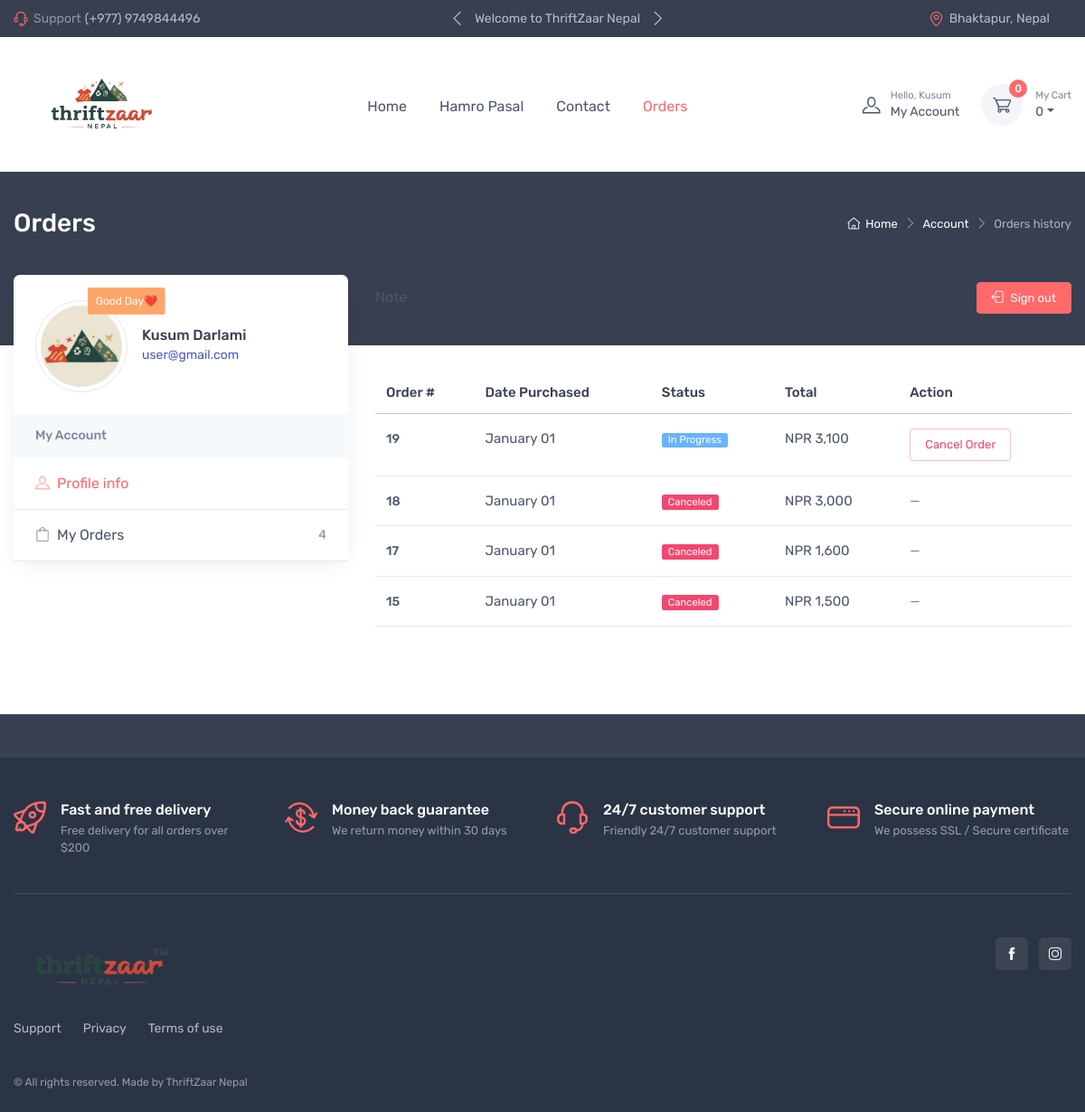
/account-orders.php (signed in), run on the app's committed database.
### tables this page shows
CREATE TABLE `orders` (
  `order_id` int(11) NOT NULL,
  `user_id` int(11) NOT NULL,
  `order_status` int(11) NOT NULL,
  `shipping` text DEFAULT NULL,
  `cart` text NOT NULL,
  `order_time` varchar(255) NOT NULL,
  `total_price` int(11) NOT NULL
);

### modules/config.php (called while the page is built, shortened)
<?php
function url($path)
{
    return BASE_URL . $path;
}

### account-orders.php (the view, shortened to what this page needs)
<?php
require_once("./modules/config.php");
require_once("./layouts/header.php");
$user_type = $_SESSION["user"]["user_type"];
$user_id = $_SESSION["user"]["user_id"];
if ($user_type == 'admin') {
  $orders = db_select("orders",null,"order_id DESC");
} else {
  global $conn;
  $sql = "SELECT orders.*, users.user_id FROM  orders
  JOIN  users ON orders.user_id = users.user_id WHERE orders.user_id = $user_id ORDER BY orders.order_id DESC";
  $res = $conn->query($sql);
}
?>
<div class="page-title-overlap bg-dark pt-4">
  <div class="container d-lg-flex justify-content-between py-2 py-lg-3">
    <div class="order-lg-2 mb-3 mb-lg-0 pt-lg-2">
      <nav aria-label="breadcrumb">
        <ol class="breadcrumb breadcrumb-light flex-lg-nowrap justify-content-center justify-content-lg-start">
          <li class="breadcrumb-item"><a class="text-nowrap" href="index-2.html"><i class="ci-home"></i>Home</a></li>
          <li class="breadcrumb-item text-nowrap"><a href="#">Account</a>
          </li>
          <li class="breadcrumb-item text-nowrap active" aria-current="page">Orders history</li>
        </ol>
      </nav>
    </div>
    <div class="order-lg-1 pe-lg-4 text-center text-lg-start">
      <h1 class="h3 text-light mb-0">Orders</h1>
    </div>
  </div>
</div>
<div class="container pb-5 mb-2 mb-md-4">
  <div class="row">
    <?php require_once("./layouts/account-sidebar.php"); ?>
    <section class="col-lg-8">
      <div class="d-flex justify-content-between align-items-center pt-lg-2 pb-4 pb-lg-5 mb-lg-3">
        Note
        <a class="btn btn-primary btn-sm d-none d-lg-inline-block" href="<?= url("/logout.php") ?>"><i
            class="ci-sign-out me-2"></i>Sign out</a>
      </div>
      <div class="table-responsive fs-md mb-4">
        <table class="table table-hover mb-0">
          <thead class="<?php echo $orders ? '' : 'd-none'; ?>">
            <tr>
              <th>Order #</th>
              <th>Date Purchased</th>
              <th>Status</th>
              <th>Total</th>
              <th>Action</th>
            </tr>
          </thead>
          <tbody>
            <?php
            if ($orders) {
              foreach ($orders as $order) { ?>
                <tr>
                  <td class="py-3">
                    <a class="nav-link-style fw-medium fs-sm" href="#order-details" data-bs-toggle="modal"
                      data-order-id="<?= $order['order_id'] ?>">
                      <?= htmlspecialchars($order['order_id']) ?>
                    </a>
                  </td>
                  <td class="py-3">
                    <?= date("F d", strtotime($order['order_time'])) ?>
                  </td>
                  <td class="py-3">
                    <?php
                    if ($order['order_status'] == 1) {
                      $status_text = 'In Progress';
                      $badge_class = 'bg-info';
                    } elseif ($order['order_status'] == 0) {
                      $status_text = 'Completed';
                      $badge_class = 'bg-success';
                    } elseif ($order['order_status'] == -1) {
                      $status_text = 'Canceled';
                      $badge_class = 'bg-danger';
                    } else {
                      $status_text = 'Unknown';
                      $badge_class = 'bg-secondary';
                    }
                    ?>
                    <span class="badge <?= $badge_class ?> m-0">
                      <?= htmlspecialchars($status_text) ?>
                    </span>
                  </td>
                  <td class="py-3">
                    NPR <?= number_format($order['total_price'], 0) ?>
                  </td>
                  <td class="py-3">
                    <?php if ($order['order_status'] == 1) { ?>
                      <form method="POST" action="cancel-order.php"
                        onsubmit="return confirm('Are you sure you want to cancel this order?');">
                        <button type="submit" class="btn btn-sm btn-outline-danger">
                          Cancel Order
                        </button>
                      </form>
                    <?php } else { ?>
                      <span class="text-muted">—</span>
                    <?php } ?>
                  </td>
                </tr>
              <?php }
            } else {
              require_once('nothing-here.php');
            } ?>
          </tbody>
        </table>
      </div>
    </section>
  </div>
</div>
<?php
require_once("./layouts/footer.php");
?>

### data on the page
orders: order_id "19", order_time "January 01", order_status "In Progress", total_price "3,100"
orders: order_id "18", order_time "January 01", order_status "Canceled", total_price "3,000"
orders: order_id "17", order_time "January 01", order_status "Canceled", total_price "1,600"
orders: order_id "15", order_time "January 01", order_status "Canceled", total_price "1,500"

### other printed values
$_SESSION['user']['first_name'] "Kusum"
$cart_count "0"
$cart_total "0"
$_SESSION['user']['last_name'] "Darlami"
$_SESSION['user']['email'] "user@gmail.com"
count($orders) "4"
